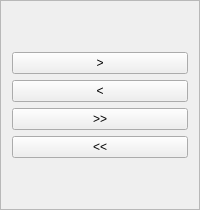
             <widget class="QFrame" name="frameMoveButtons">
              <property name="sizePolicy">
               <sizepolicy hsizetype="Maximum" vsizetype="Preferred">
                <horstretch>0</horstretch>
                <verstretch>0</verstretch>
               </sizepolicy>
              </property>
              <property name="frameShape">
               <enum>QFrame::Shape::StyledPanel</enum>
              </property>
              <property name="frameShadow">
               <enum>QFrame::Shadow::Raised</enum>
              </property>
              <layout class="QVBoxLayout" name="vlMoveButtons">
               <item>
                <spacer name="verticalSpacer_2">
                 <property name="orientation">
                  <enum>Qt::Orientation::Vertical</enum>
                 </property>
                 <property name="sizeHint" stdset="0">
                  <size>
                   <width>20</width>
                   <height>40</height>
                  </size>
                 </property>
                </spacer>
               </item>
               <item>
                <widget class="QPushButton" name="btnMoveRight">
                 <property name="sizePolicy">
                  <sizepolicy hsizetype="Minimum" vsizetype="Fixed">
                   <horstretch>0</horstretch>
                   <verstretch>0</verstretch>
                  </sizepolicy>
                 </property>
                 <property name="text">
                  <string>&gt;</string>
                 </property>
                </widget>
               </item>
               <item>
                <widget class="QPushButton" name="btnMoveLeft">
                 <property name="text">
                  <string>&lt;</string>
                 </property>
                </widget>
               </item>
               <item>
                <widget class="QPushButton" name="btnMoveAllRight">
                 <property name="text">
                  <string>&gt;&gt;</string>
                 </property>
                </widget>
               </item>
               <item>
                <widget class="QPushButton" name="btnMoveAllLeft">
                 <property name="text">
                  <string>&lt;&lt;</string>
                 </property>
                </widget>
               </item>
               <item>
                <spacer name="verticalSpacer_3">
                 <property name="orientation">
                  <enum>Qt::Orientation::Vertical</enum>
                 </property>
                 <property name="sizeHint" stdset="0">
                  <size>
                   <width>20</width>
                   <height>40</height>
                  </size>
                 </property>
                </spacer>
               </item>
              </layout>
             </widget>
